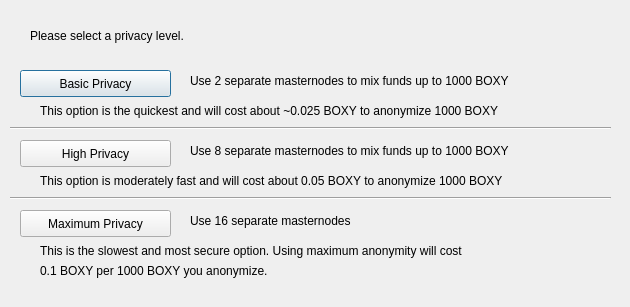
<?xml version="1.0" encoding="UTF-8"?>
<ui version="4.0">
 <class>DarksendConfig</class>
 <widget class="QDialog" name="DarksendConfig">
  <property name="geometry">
   <rect>
    <x>0</x>
    <y>0</y>
    <width>630</width>
    <height>307</height>
   </rect>
  </property>
  <property name="windowTitle">
   <string>Configure Darksend</string>
  </property>
  <widget class="QPushButton" name="buttonBasic">
   <property name="geometry">
    <rect>
     <x>20</x>
     <y>70</y>
     <width>151</width>
     <height>27</height>
    </rect>
   </property>
   <property name="text">
    <string>Basic Privacy</string>
   </property>
  </widget>
  <widget class="QPushButton" name="buttonHigh">
   <property name="geometry">
    <rect>
     <x>20</x>
     <y>140</y>
     <width>151</width>
     <height>27</height>
    </rect>
   </property>
   <property name="text">
    <string>High Privacy</string>
   </property>
  </widget>
  <widget class="QPushButton" name="buttonMax">
   <property name="geometry">
    <rect>
     <x>20</x>
     <y>210</y>
     <width>151</width>
     <height>27</height>
    </rect>
   </property>
   <property name="text">
    <string>Maximum Privacy</string>
   </property>
  </widget>
  <widget class="QLabel" name="label">
   <property name="geometry">
    <rect>
     <x>30</x>
     <y>20</y>
     <width>571</width>
     <height>31</height>
    </rect>
   </property>
   <property name="text">
    <string>Please select a privacy level.</string>
   </property>
  </widget>
  <widget class="QLabel" name="label_2">
   <property name="geometry">
    <rect>
     <x>190</x>
     <y>70</y>
     <width>421</width>
     <height>21</height>
    </rect>
   </property>
   <property name="text">
    <string>Use 2 separate masternodes to mix funds up to 1000 BOXY</string>
   </property>
  </widget>
  <widget class="QLabel" name="label_3">
   <property name="geometry">
    <rect>
     <x>190</x>
     <y>140</y>
     <width>411</width>
     <height>21</height>
    </rect>
   </property>
   <property name="text">
    <string>Use 8 separate masternodes to mix funds up to 1000 BOXY</string>
   </property>
  </widget>
  <widget class="QLabel" name="label_4">
   <property name="geometry">
    <rect>
     <x>190</x>
     <y>210</y>
     <width>421</width>
     <height>21</height>
    </rect>
   </property>
   <property name="text">
    <string>Use 16 separate masternodes</string>
   </property>
  </widget>
  <widget class="QLabel" name="label_6">
   <property name="geometry">
    <rect>
     <x>40</x>
     <y>100</y>
     <width>561</width>
     <height>21</height>
    </rect>
   </property>
   <property name="text">
    <string>This option is the quickest and will cost about ~0.025 BOXY to anonymize 1000 BOXY</string>
   </property>
  </widget>
  <widget class="QLabel" name="label_7">
   <property name="geometry">
    <rect>
     <x>40</x>
     <y>170</y>
     <width>561</width>
     <height>21</height>
    </rect>
   </property>
   <property name="text">
    <string>This option is moderately fast and will cost about 0.05 BOXY to anonymize 1000 BOXY</string>
   </property>
  </widget>
  <widget class="QLabel" name="label_8">
   <property name="geometry">
    <rect>
     <x>40</x>
     <y>240</y>
     <width>561</width>
     <height>21</height>
    </rect>
   </property>
   <property name="text">
    <string>This is the slowest and most secure option. Using maximum anonymity will cost</string>
   </property>
  </widget>
  <widget class="QLabel" name="label_9">
   <property name="geometry">
    <rect>
     <x>40</x>
     <y>260</y>
     <width>561</width>
     <height>21</height>
    </rect>
   </property>
   <property name="text">
    <string>0.1 BOXY per 1000 BOXY you anonymize.</string>
   </property>
  </widget>
  <widget class="Line" name="line">
   <property name="geometry">
    <rect>
     <x>10</x>
     <y>120</y>
     <width>601</width>
     <height>16</height>
    </rect>
   </property>
   <property name="orientation">
    <enum>Qt::Horizontal</enum>
   </property>
  </widget>
  <widget class="Line" name="line_2">
   <property name="geometry">
    <rect>
     <x>10</x>
     <y>190</y>
     <width>601</width>
     <height>16</height>
    </rect>
   </property>
   <property name="orientation">
    <enum>Qt::Horizontal</enum>
   </property>
  </widget>
 </widget>
 <resources/>
 <connections/>
</ui>
